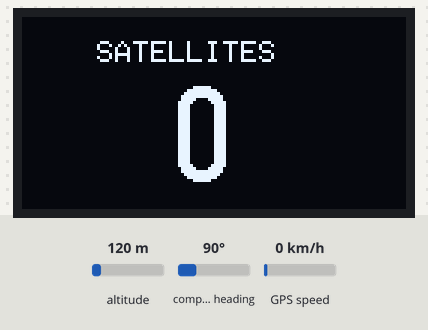
The sketch below on a simulated Arduino Uno, built with avr-gcc and run on an emulated ATmega328P. Shown: 128×64 one-colour display. The test bench sets the inputs (shaded band); at power-on: altitude 120 m, compass heading 90°, GPS speed 0 km/h. The GPS gets a fix after 3 s at 37.7749, -122.4194 with 8 satellites.

Above: at 0.1 s.
At 3.2 s:
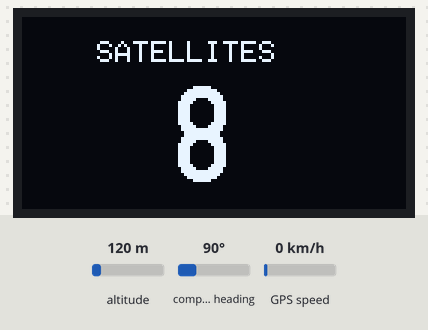

The sketch:

NEO_gps_test.ino
```cpp
#include <Arduino.h>
#include <U8g2lib.h>
#include <TinyGPS++.h>
#include <SoftwareSerial.h>
#include <SPI.h>

// GPS Pins
static const int RXPin = 4, TXPin = 3;
static const uint32_t GPSBaud = 9600;

TinyGPSPlus gps;
SoftwareSerial ss(RXPin, TXPin);

// Display Setup for SPI (Pin 8:CS, 10:DC, 9:Reset)
// Hardware SPI uses Pin 11 (MOSI) and Pin 13 (SCK) automatically
U8G2_SSD1306_128X64_NONAME_F_4W_HW_SPI u8g2(U8G2_R0, 8, 10, 9);

void setup() {
  ss.begin(GPSBaud);
  u8g2.begin();
}

void loop() {
  // Feed GPS data to the parser
  while (ss.available() > 0) {
    if (gps.encode(ss.read())) {
      updateDisplay();
    }
  }

  // Optional: Update display even if no new valid encoding (to show 0)
  if (millis() % 1000 == 0) {
    updateDisplay();
  }
}

void updateDisplay() {
  u8g2.clearBuffer();

  // Header text
  u8g2.setFont(u8g2_font_6x10_tf);
  u8g2.drawStr(25, 15, "SATELLITES");

  // Large Number for Satellites
  u8g2.setFont(u8g2_font_logisoso32_tn); // Nice, big numbers

  int satCount = 0;
  if (gps.satellites.isValid()) {
    satCount = gps.satellites.value();
  }

  // Center the number roughly
  u8g2.setCursor(50, 55);
  u8g2.print(satCount);

  u8g2.sendBuffer();
}
```

Measured:
- what the display in image 0 shows lasts 3.0 s, from 0.1 s to 3.1 s
